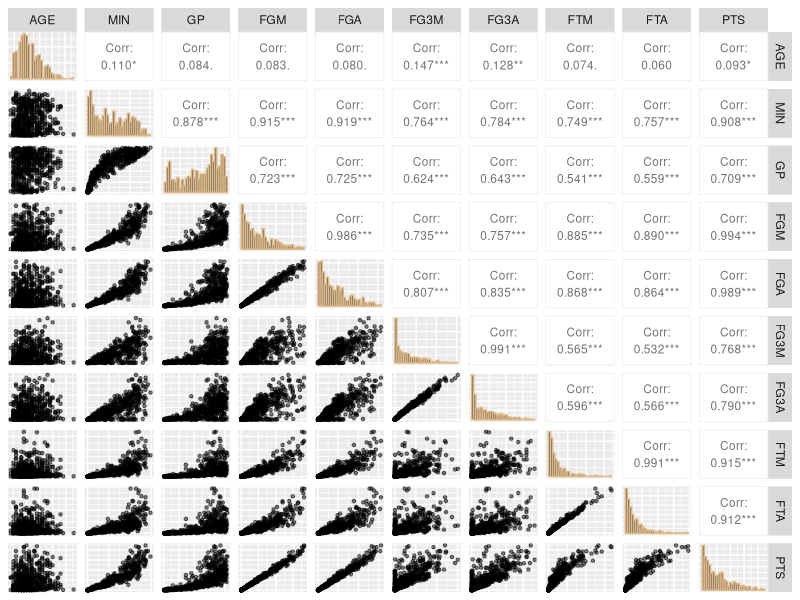
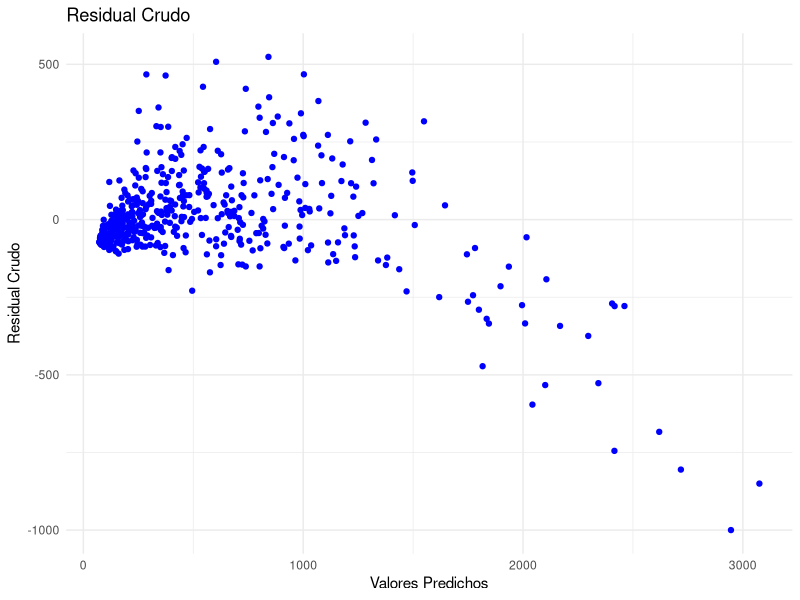
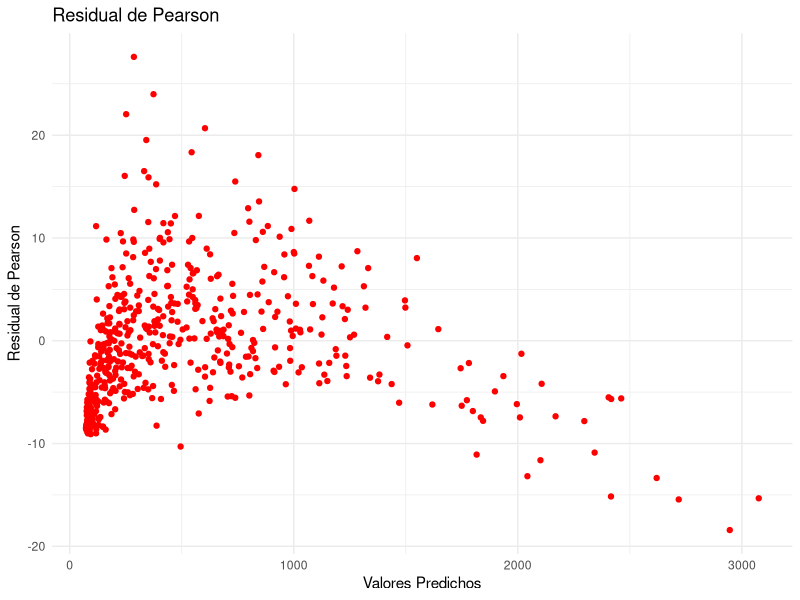
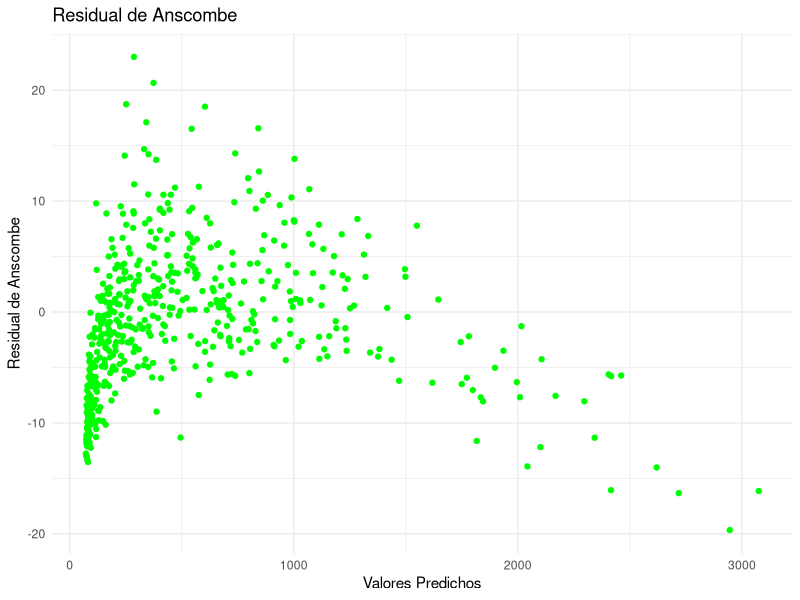
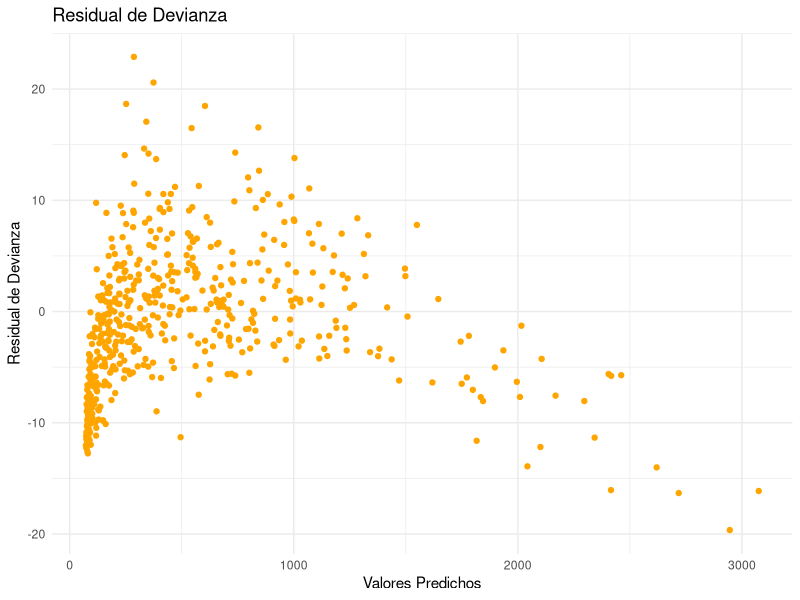
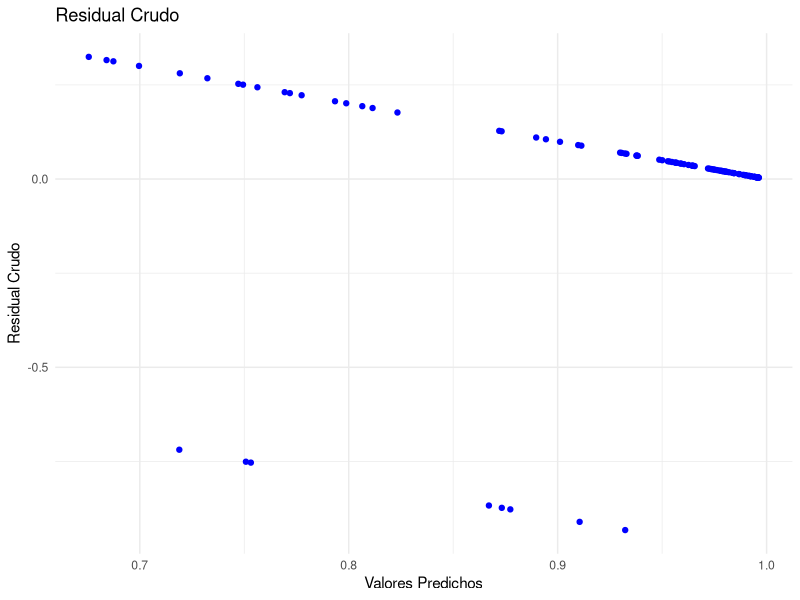
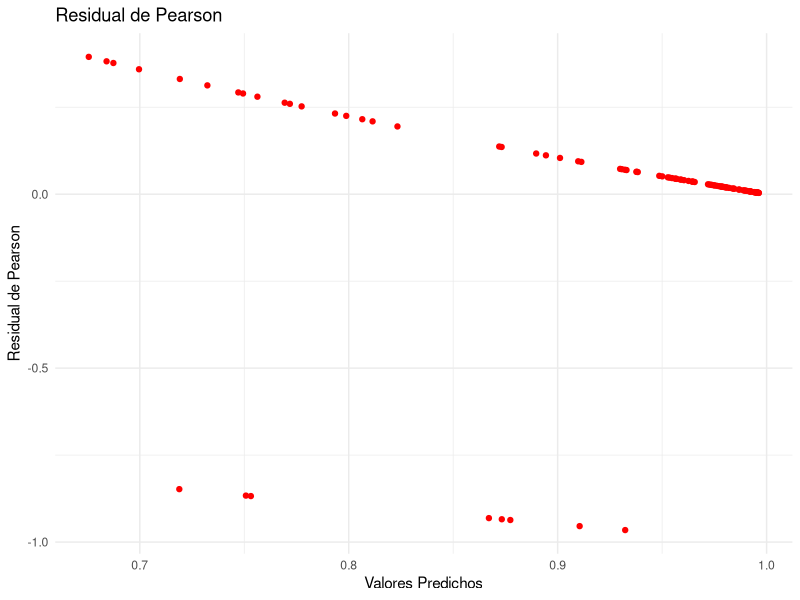
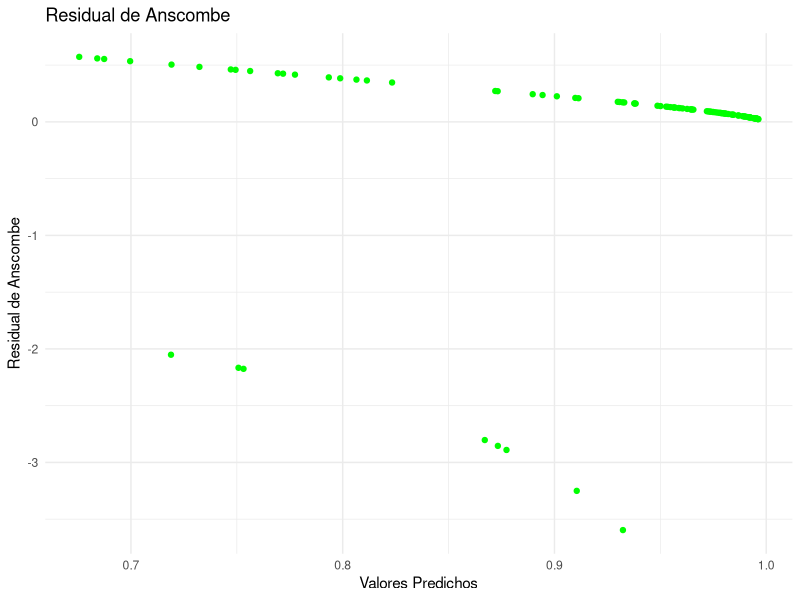

Reproduce these figures in R, in order.
## ---- chunk 1
rm(list = ls())
## ---- chunk 2
#| output: false

library(GGally)
library(ggplot2)
library(dplyr)
library(readxl)
## ---- chunk 3
# seleccionamos las variables de interés

players <- read_excel("players_202223.xlsx") %>% 
  select(AGE, MIN, GP, FGM, FGA, FG3M, FG3A, FTM, FTA, PTS)
## ---- chunk 4
#| message: false
#| out-width: 100%

players %>%
  ggpairs(
    upper = list(continuous = wrap("cor", size = 3)),
    diag = list(continuous = wrap("barDiag", colour = "burlywood")),
    lower = list(continuous = wrap("points", alpha = 0.5, shape = 20, 
                                   fill = "lightblue")),
    axisLabels = "none")
## ---- chunk 5
x1 <- players %>% select(-last_col())
X <- model.matrix(~ ., data = x1) # Matriz diseño, con intercepto
y <- players$PTS # Variable respuesta
## ---- chunk 6
# Creación de la función

fisher_scoring_poisson <- function(y, X, beta_init, tol = 1e-7, max_iter = 100){
  # Nombramos un objeto donde se guardará el beta inicial (beta_init)
  beta <- beta_init
  # iniciamos el bucle 
  for (iter in 1:max_iter){
    # creamos un objeto "eta" que será la parte sistemática del modelo
    eta <- X %*% beta
    # creamos un objeto "mu" donde se guarda el despeje de la media de "eta"
    mu <- exp(eta)
    # creamos la matriz diagonal "W"
    W <- diag(as.vector(mu))
    # creamos el objeto z (variable de trabajo y^~)
    z <- eta + (y - mu) / mu
    # obtenemos el nuevo beta
    beta_new <- solve(t(X) %*% W %*% X) %*% (t(X) %*% W %*% z)
    
    # guardamos la matriz de varianzas y covarianzas de los betas
    
    cov_beta <- solve(t(X) %*% W %*% X)
    
    if (max(abs(beta_new - beta)) < tol) {
      message("El algoritmo convergió en la iteración ", iter)
      mu_hat <- as.vector(exp(X %*% beta_new))
      # residual crudo
      residual <- y - mu_hat
      # residual de pearson
      residual_pearson <- (y - mu_hat) / sqrt(mu_hat)
      #Residual Anscombe
      residual_anscombe <- (3/2) * (y^(2/3) - mu_hat^(2/3)) / (mu_hat^(1/6))
      # Residual de devianza
      residual_deviance <- sign(y - mu_hat) * sqrt(2 * (y * log(ifelse(y == 0, 1, y / mu_hat)) - (y - mu_hat)))
      return(list( beta = as.vector(beta_new), predichos = mu_hat, covarianza = cov_beta, residual = residual,
                   residual_pearson = residual_pearson,
                   residual_anscombe = residual_anscombe,
                   residual_deviance = residual_deviance))
    }
    
    beta <- beta_new
  }
  warning("El algoritmo no convergió")
  return(NULL)
}
## ---- chunk 7
# Ejecutamos la función

beta_inicial <- c(log(mean(y)), rep(0, ncol(X)-1)) # beta inicial
regresion_poisson <- fisher_scoring_poisson(y = y, X = X, beta_init = beta_inicial)

# Estimación de los parámetros del modelo

names(regresion_poisson$beta) <- c("Intercept", "AGE", "MIN", "GP", "FGM", "FGA", "FG3M", "FG3A", "FTM", "FTA")
regresion_poisson$beta
## ---- chunk 8
modelo_poisson_glm <- glm(y ~ X - 1, family = poisson(link = "log"))

names(modelo_poisson_glm$coefficients) <- names(regresion_poisson$beta)
modelo_poisson_glm$coefficients
## ---- chunk 9
all.equal(regresion_poisson$beta, modelo_poisson_glm$coefficients)
## ---- chunk 10
all.equal(regresion_poisson$covarianza, vcov(modelo_poisson_glm))
## ---- chunk 11
sqrt(diag(regresion_poisson$covarianza))
sqrt(diag(vcov(modelo_poisson_glm)))
## ---- chunk 12
df_residuals <- data.frame(
    predichos = regresion_poisson$predichos,
    residual = regresion_poisson$residual,
    residual_pearson = regresion_poisson$residual_pearson,
    residual_anscombe = regresion_poisson$residual_anscombe,
    residual_deviance = regresion_poisson$residual_deviance
  )
## ---- chunk 13
# Gráfico de los tres tipos de residuales

p1 <- ggplot(df_residuals, aes(x = predichos, y = residual)) +
    geom_point(color = 'blue') +
    labs(title = 'Residual Crudo', x = 'Valores Predichos', y = 'Residual Crudo') +
    theme_minimal()

p2 <- ggplot(df_residuals, aes(x = predichos, y = residual_pearson)) +
    geom_point(color = 'red') +
    labs(title = 'Residual de Pearson', x = 'Valores Predichos', y = 'Residual de Pearson') +
    theme_minimal()

p3 <- ggplot(df_residuals, aes(x = predichos, y = residual_anscombe)) +
    geom_point(color = 'green') +
    labs(title = 'Residual de Anscombe', x = 'Valores Predichos', y = 'Residual de Anscombe') +
    theme_minimal()

p4 <- ggplot(df_residuals, aes(x = predichos, y = residual_deviance)) +
    geom_point(color = 'orange') +
    labs(title = 'Residual de Devianza', x = 'Valores Predichos', y = 'Residual de Devianza') +
    theme_minimal()
## ---- chunk 14
#| layout-ncol: 2
#| out-width: 100%

p1; p2; p3; p4
## ---- chunk 15
## Población binomial
# Parámetros
set.seed(1040)
n <- 100
beta <- c(1, 0.5)
## ---- chunk 16
# Simulación de datos
xbin <- runif(n, min = 0, max = 10)
X2 <- model.matrix(~ xbin)  # Incluye intercepto automáticamente
eta <- X2 %*% beta
## ---- chunk 17
# Dataset simulado
pi <- exp(eta)/(1+exp(eta))
yb <- c()
for (i in 1:n) {
  yb[i] <- rbinom(1,size = 1,prob = pi[i])
}

data_bin <- tibble(y = yb, x = xbin)
## ---- chunk 18
# Creación de la función
fisher_scoring_binomial <- function(y, X, beta_init, tol = 1e-5, max_iter = 100) {
  beta <- beta_init
  for (iter in 1:max_iter) {
    eta <- X %*% beta
    
    pi <- exp(eta) / (1 + exp(eta))
    
    W <- diag(as.vector(pi * (1 - pi)))
    
    z <- eta + (y - pi) / (pi * (1 - pi))
    
    beta_new <- tryCatch({
      solve(t(X) %*% W %*% X) %*% (t(X) %*% W %*% z)
    }, error = function(e) {
      stop("Fallo al invertir la matriz. ¿X tiene multicolinealidad?")
    })
    
    # guardamos la matriz de varianzas y covarianzas de los betas
    cov_beta <- solve(t(X) %*% W %*% X)
    
    if (max(abs(beta_new - beta), na.rm = TRUE) < tol) {
      message("Convergió en iteración ", iter)
      pi_hat <- exp(X%*%beta_new) / (1 + exp(X%*%beta_new))
      # Resdiaul crudo
      residual <- y-pi_hat
      # Residual de pearson
      residual_pearson <- (y - pi_hat) / sqrt(pi_hat)
      # Residual de Anscombe
      residual_anscombe <- (3/2)*(y^(2/3)-pi_hat^(2/3))/((pi_hat*(1-pi_hat))^(1/3))
      # Residual de devianza
      dev <- sqrt(2*(y*log(y/pi_hat)-y+pi_hat))
      residual_deviance <- sign(y - pi_hat) * sqrt(dev)
      return(list(beta = as.vector(beta_new), predichos = pi_hat,
                  covarianza = cov_beta,
                  residual = residual,
                  residual_pearson = residual_pearson,
                  residual_anscombe = residual_anscombe,
                  residual_deviance = residual_deviance))
    }
    
    beta <- beta_new
  }
  warning("No convergió")
  return(as.vector(beta))
}
## ---- chunk 19
# Ejecutamos la función

beta_binomial <- fisher_scoring_binomial(y = yb, X = X2, 
                                         beta_init = rep(0.01, ncol(X2)))

# Estimación de los parámetros del modelo

names(beta_binomial$beta) <- colnames(X2)
beta_binomial$beta
## ---- chunk 20
modelo_logistico <- glm(yb ~ X2 - 1, family = binomial(link = "logit"))

modelo_logistico$coefficients
## ---- chunk 21
beta_binomial$covarianza; vcov(modelo_logistico)
## ---- chunk 22
df_residuals <- data.frame(
    predichos = beta_binomial$predichos,
    residual = beta_binomial$residual,
    residual_pearson = beta_binomial$residual_pearson,
    residual_anscombe = beta_binomial$residual_anscombe,
    residual_deviance = beta_binomial$residual_deviance
  )
## ---- chunk 23
# Gráfico de los tres tipos de residuales

p1 <- ggplot(df_residuals, aes(x = predichos, y = residual)) +
    geom_point(color = 'blue') +
    labs(title = 'Residual Crudo', x = 'Valores Predichos', y = 'Residual Crudo') +
    theme_minimal()

p2 <- ggplot(df_residuals, aes(x = predichos, y = residual_pearson)) +
    geom_point(color = 'red') +
    labs(title = 'Residual de Pearson', x = 'Valores Predichos', y = 'Residual de Pearson') +
    theme_minimal()

p3 <- ggplot(df_residuals, aes(x = predichos, y = residual_anscombe)) +
    geom_point(color = 'green') +
    labs(title = 'Residual de Anscombe', x = 'Valores Predichos', y = 'Residual de Anscombe') +
    theme_minimal()

p4 <- ggplot(df_residuals, aes(x = predichos, y = residual_deviance)) +
    geom_point(color = 'orange') +
    labs(title = 'Residual de Devianza', x = 'Valores Predichos', y = 'Residual de Devianza') +
    theme_minimal()
## ---- chunk 24
#| layout-ncol: 2
#| out-width: 100%

p1; p2; p3; p4
## ---- chunk 25
TURB=c(300,250,190,160,560,150,160,270,450,210,420,550,1200,420,500,150,200,390,380,140,170,1110,140,150,870,720,430,550)

COL=c(100,100,50,70,200,100,100,70,130,100,100,250,250,100,120,75,50,140,120,50,110,100,80,90,150,200,100,200)

ALCA=c(49,43,51,52,44,48,55,43,56,51,46,65,43,53,48,45,52,52,39,54,52,51,55,50,49,44,48,40)

PH=c(8.33,7.64,7.62,7.62,8.19,7.90,7.60,8.07,7.53,7.72,7.90,7.68,7.93,7.90,8.01,7.71,7.66,8.09,8.17,8.16,7.58,8.06,7.51,7.56,7.60,8.18,7.20,7.55)

TEM=c(25,27,28,26,25,26,26,24,27,27,26,27,26,26,27,27,26,27,26,25,27,23,27,27,27,23,26,27)

POL=c(0,0,0,0,0,0,0,0,0,0,1,1,1,1,0,0,0,0,0,0,0,1,0,0,1,1,1,1)

Xbin2 <- model.matrix(~ TURB+COL+ALCA+PH+TEM)

regresión_logistica_agua <- fisher_scoring_binomial(y = POL,X = Xbin2, beta_init = c(log(mean(POL)/(1-mean(POL))), rep(0, ncol(Xbin2)-1)),
                        max_iter = 500)

mode1<-glm(formula = POL ~ TURB+PH, family = binomial)
mode2<-glm(formula = POL ~ TURB, family = binomial)
summary(mode1)
summary(mode2)
r1=resid(mode1, type='deviance')
r2=resid(mode2, type='deviance')
